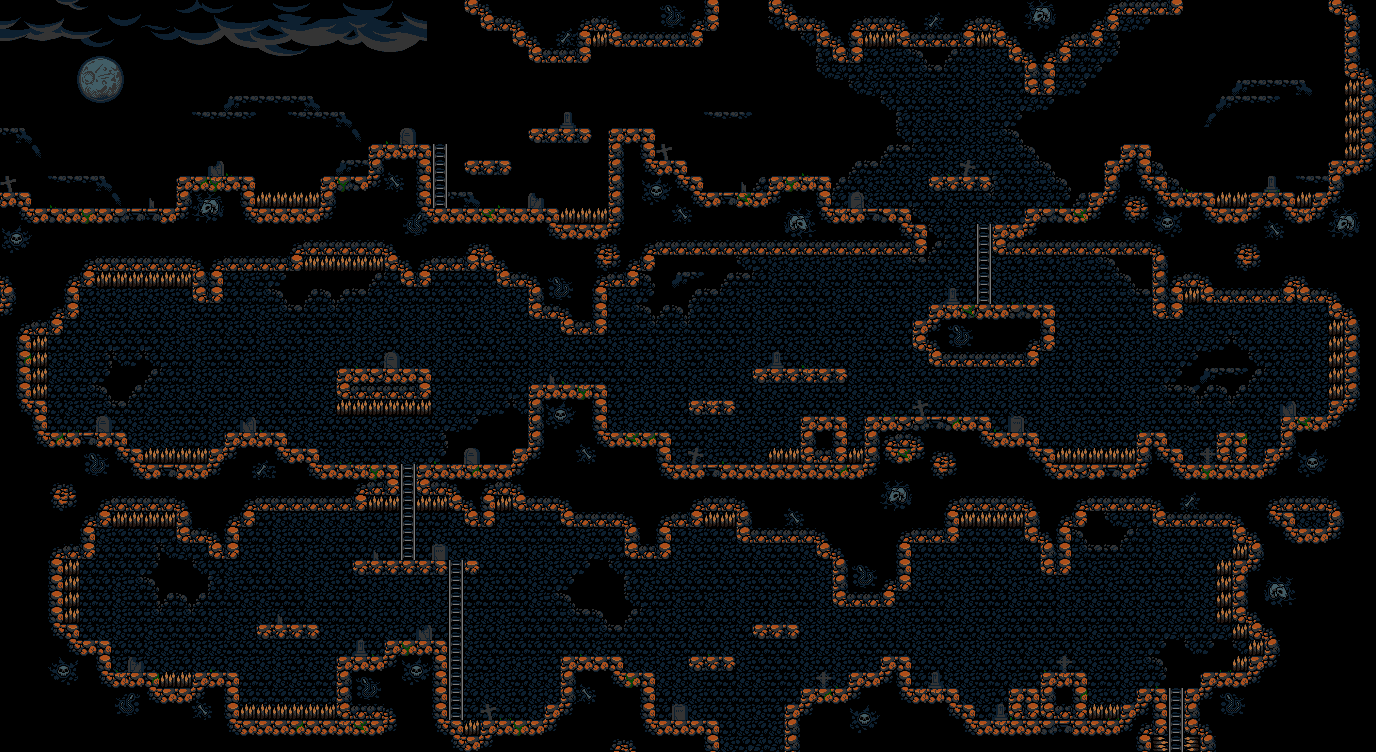

A level layout from a 2D game, rendered from its tile map. Below: a short description, then the map file with tile-grid data replaced by summaries:
An orthogonal 86x47 tile map with 16x16 px tiles, 8 tile layers (Backing, Mountains, Cave, Graves, ...), 2 image layers.

<map version="1.9" tiledversion="1.9.2" orientation="orthogonal" renderorder="right-down" width="86" height="47" tilewidth="16" tileheight="16" infinite="0" nextlayerid="14" nextobjectid="1">
 <editorsettings>
  <export target="untitled.json" format="json" />
 </editorsettings>
 <tileset firstgid="1" source="enviroment.tsx" />
 <layer id="1" name="Backing" width="86" height="47" locked="1">
  <data>[4042 cells, 4042 non-empty, 1 distinct tile ids]</data>
 </layer>
 <imagelayer id="2" name="Clouds" locked="1" repeatx="1">
  <image source="clouds.png" width="427" height="56" />
  <properties>
   <property name="Repeat X" type="bool" value="true" />
  </properties>
 </imagelayer>
 <imagelayer id="4" name="Moon" locked="1" offsetx="77.3333" offsety="56.8485">
  <image source="moon.png" width="47" height="47" />
 </imagelayer>
 <layer id="10" name="Mountains" width="86" height="47" locked="1">
  <data>[4042 cells, 224 non-empty, 10 distinct tile ids]</data>
 </layer>
 <layer id="9" name="Cave" width="86" height="47">
  <data>[4042 cells, 2897 non-empty, 14 distinct tile ids]</data>
 </layer>
 <layer id="7" name="Graves" width="86" height="47" locked="1">
  <data>[4042 cells, 35 non-empty, 7 distinct tile ids]</data>
 </layer>
 <layer id="3" name="Inter" width="86" height="47" locked="1">
  <data>[4042 cells, 1662 non-empty, 24 distinct tile ids]</data>
 </layer>
 <layer id="12" name="Spikes" width="86" height="47" locked="1">
  <data>[4042 cells, 96 non-empty, 1 distinct tile ids]</data>
 </layer>
 <layer id="13" name="Ladders" width="86" height="47" locked="1">
  <data>[4042 cells, 29 non-empty, 1 distinct tile ids]</data>
 </layer>
 <layer id="8" name="Decorate" width="86" height="47" locked="1">
  <data>[4042 cells, 193 non-empty, 22 distinct tile ids]</data>
 </layer>
 <objectgroup id="11" name="Player" locked="1" />
</map>